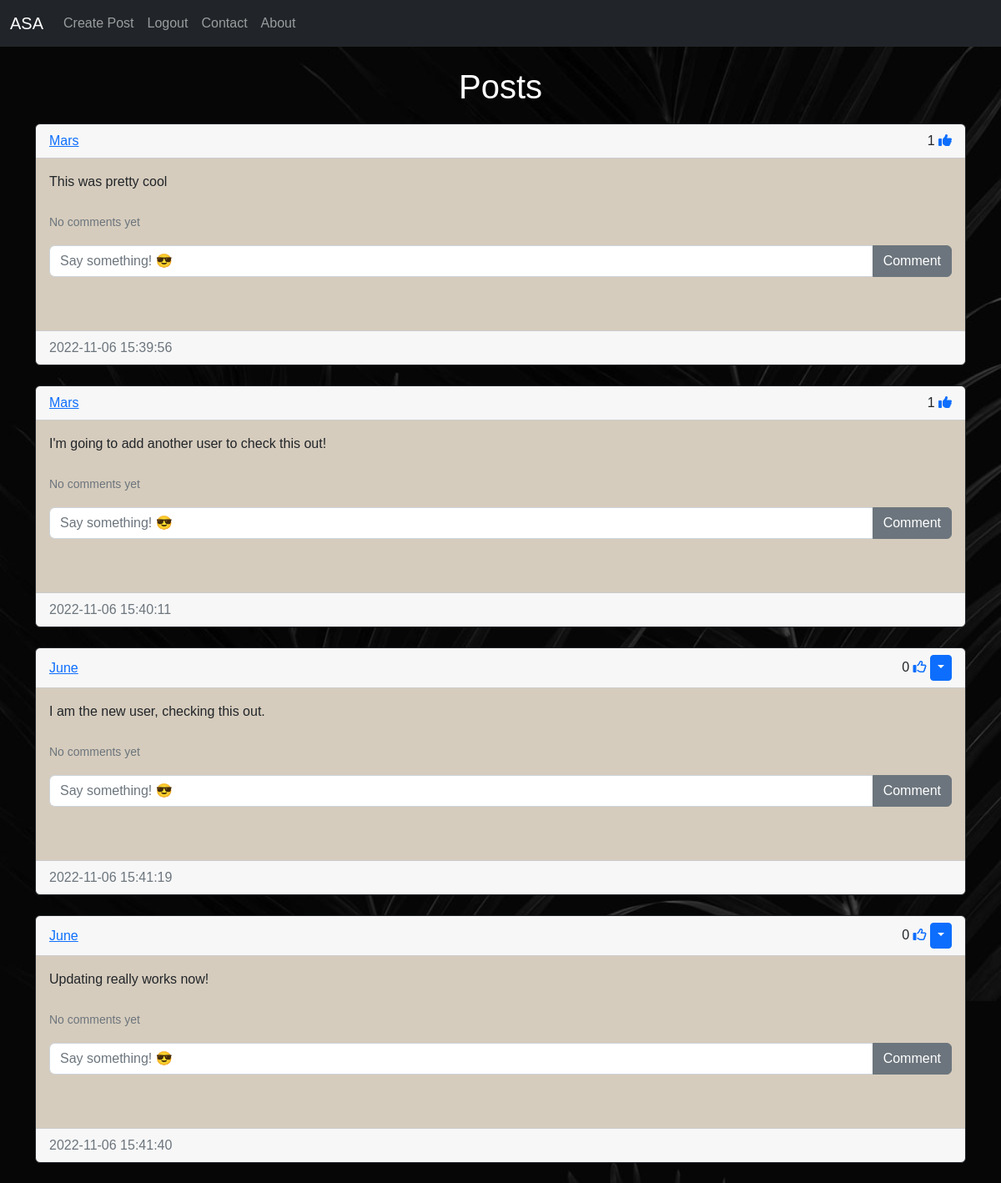
The app's page /home (signed in) with its own data.
### blog/models.py (models this page shows)
class Post(db.Model):
    id = db.Column(db.Integer, primary_key=True)
    text = db.Column(db.Text, nullable=False)
    date_created = db.Column(db.DateTime(timezone=True), default=func.now())
    author = db.Column(db.Integer, db.ForeignKey('user.id', ondelete='CASCADE'), nullable=False)
    comments = db.relationship('Comment', backref='post', passive_deletes=True)
    likes = db.relationship('Like', backref='post', passive_deletes=True)

class User(db.Model, UserMixin):
    id = db.Column(db.Integer, primary_key=True)
    email = db.Column(db.String(50), unique=True)
    username = db.Column(db.String(50), unique=True)
    password = db.Column(db.String(50))
    first_name = db.Column(db.String(50))
    last_name = db.Column(db.String(50))
    date_created = db.Column(db.DateTime(timezone=True), default=func.now())
    posts = db.relationship('Post', backref='user', passive_deletes=True)
    comments = db.relationship('Comment', backref='user', passive_deletes=True)
    likes = db.relationship('Like', backref='user', passive_deletes=True)

### blog/views.py (the view)
@views.route('/')
@views.route('/home')
@login_required
def home():
    posts = Post.query.all()
    return render_template('home.html', user=current_user, posts=posts)

### blog/templates/home.html (shortened to what this page needs)
{% extends 'postsdiv.html' %}

### blog/templates/postsdiv.html (shortened to what this page needs)
{% extends 'main.html' %}
{% block content %}
<link rel="stylesheet" href="{{url_for('static', filename='createpost.css')}}">
<br>
<h1 align="center" ><span>{% block header %}Posts{% endblock %}</span></h1>
<div id="posts">
{% for post in posts %}
    <div class="card border-dark">
        <div class="card-header d-flex justify-content-between align-items-center">
            <a href="/posts/{{post.user.username}}">{{post.user.username}}</a>
            <div>
                {{post.likes|length}}
                {% if user.id in post.likes|map(attribute='author')|list %}
                <a href="/like-post/{{post.id}}"><i class="fa-solid fa-thumbs-up"></i></a>
                {% else %}
                <a href="/like-post/{{post.id}}"><i class="fa-regular fa-thumbs-up"></i></a>
                {% endif %}
                {% if user.id == post.author %}
            <div class="btn-group">
                <button type="button" class="btn btn-sm btn-primary dropdown-toggle" data-bs-toggle="dropdown"></button>
            </div>
                {% endif %}
            </div>
        </div>
        <div class="card-body">
            <div class="card-text">{{post.text}}</div>
            <br>
            <p class="card-text">
            {% if post.comments|length > 0 %}
            <a data-bs-toggle="collapse" href="#comments-{{post.id}}" role="button">
                <small> View {{post.comments|length}} Comment(s) </small>
            </a>
            {% else %}
            <small class="text-muted">No comments yet</small>
            {% endif %}
            </p>
            <form class="input-group mb-5" method="POST" action="/create-comment/{{post.id}}">
                <input type="text" id="text" name="text" class="form-control" placeholder="Say something! 😎"/>
                <button type="submit" class="btn btn-secondary">Comment</button>
            </form>
        </div>
        <div class="card-footer text-muted">{{post.date_created}}</div>
    </div>
    <br />
{% endfor %}
</div>
{% endblock %}

### blog/templates/main.html (shortened to what this page needs)
<!doctype html>
<html lang="en">
<head>
    <link href="https://cdn.jsdelivr.net/npm/bootstrap@5.2.2/dist/css/bootstrap.min.css" rel="stylesheet">
</head>
<body>
<nav class="navbar navbar-expand-lg navbar-dark bg-dark">
    <div class="container-fluid">
        <a class="navbar-brand" href="/home">ASA</a>
        <div class="collapse navbar-collapse" id="navbar">
            <div class="navbar-nav">
                {% if user.is_authenticated %}
                <a class="nav-item nav-link" href="/createpost">Create Post</a>
                <a class="nav-item nav-link" href="/logout">Logout</a>
                {% else %}
                <a class="nav-item nav-link" href="/login">Login</a>
                <a class="nav-item nav-link" href="/signup">Signup</a>
                {% endif %}
                <a class="nav-item nav-link" href="/contact">Contact</a>
                <a class="nav-item nav-link" href="/about">About</a>
            </div>
        </div>
    </div>
</nav>
<div class="container">
    {% block content %}{% endblock %}
</div>
</body>
</html>

### blog/static/createpost.css (style rules this page uses)
body { margin: 0; padding: 0; background: url(login1.jpg); background-position: center; background-size: cover; height: 100vh; font-family: sans-serif; }
span { color: white; }
.card-body { background: rgb(214, 204, 189); }
h1 { margin: 0; padding: 0 0 20px; text-align: center; font-size: 40px; }

### records on screen
Post: user.username "Mars", likes|length "1", text "This was pretty cool", date_created "2022-11-06 15:39:56"
Post: user.username "Mars", likes|length "1", text "I'm going to add another user to check this out!", date_created "2022-11-06 15:40:11"
Post: user.username "June", likes|length "0", text "I am the new user, checking this out.", date_created "2022-11-06 15:41:19"
Post: user.username "June", likes|length "0", text "Updating really works now!", date_created "2022-11-06 15:41:40"
